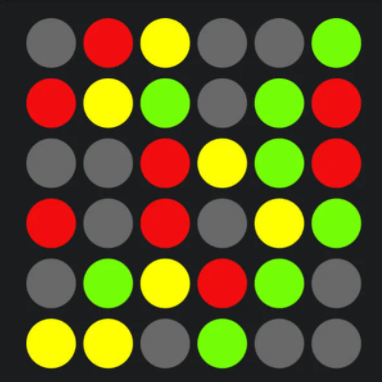
#> input picture Dataset/MAT1.PNG, 382 x 382 px, found by its file name
$ python DNA_Microarray_Analyzer.py
#> lines starting #> are read from the running program, lines starting #| are printed output that depends on the picture; after the words box and inside, x2 and y2 are one past the last pixel; in counts of white or black regions, pixels touching at a corner belong together
# 1. IMPORT NECESSARY LIBRARIES:
import cv2
import numpy as np
import argparse

# 2. READ DNA MICRO ARRAY SAMPLE
img = cv2.imread("MAT1.PNG")
#> img is the input picture: shape (382, 382, 3); mean B, G, R 36.3, 84.5, 92.9

# 3. USE CANNY EDGE DETECTION TO DETECT EDGES OF THE ORIGINAL PROBE SAMPLE
edged_og = cv2.Canny(img, 30, 200)
#> edged_og: shape (382, 382); 4.5% white in thin lines or dots, all inside (x1, y1, x2, y2) = (26, 18, 362, 369)

# 4. APPLY GAUSSIAN BLUR TO REMOVE NOISE
edged_og = cv2.GaussianBlur(edged_og, (5, 5), 2, 2)
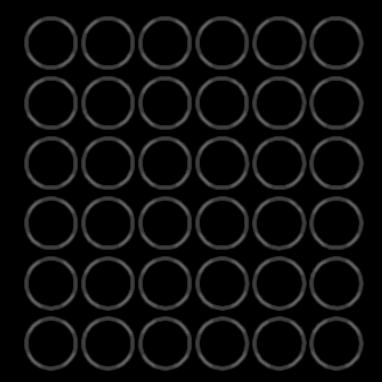
#> edged_og: shape (382, 382); min 0, max 99, mean 11.4

# 5. DETECT THE NUMBER OF COUNTOURS IN THE ORIGINAL EDGED MICRO ARRAY
contours_og, hierarchy_og = cv2.findContours(edged_og, cv2.RETR_EXTERNAL, cv2.CHAIN_APPROX_NONE)
#> contours_og = 36 contours; largest, box (x1, y1, x2, y2) and area: (252, 256, 307, 311) 2371, (309, 316, 364, 371) 2367, (195, 316, 250, 371) 2367, (81, 316, 135, 371) 2366, (195, 256, 250, 311) 2366

# 6. DRAW THE ABOVE DETECTED CONTOURS UPON THE IMAGE
cv2.drawContours(edged_og, contours_og, -1, (0, 255, 0), 3)
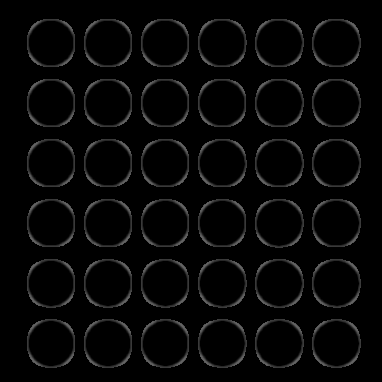
#> edged_og: shape (382, 382); 11.39% of pixels changed, all inside (x1, y1, x2, y2) = (24, 16, 364, 371)

# 7. PRINT THE NUMBER OF CONTOURS FOUND IN THE ORIGINAL EDGED MICRO ARRAY
print("Number of Probes found in Original Sample = " + str(len(contours_og)))
#| Number of Probes found in Original Sample = 36

# 8. APPLY THRESHOLD TO REMOVE PROBES WITH DNA STRANDS NOT PRESENT IN EITHER HEALTHY OR INFECTED CELLS
ret, fil = cv2.threshold(img, 127, 255, cv2.THRESH_BINARY)
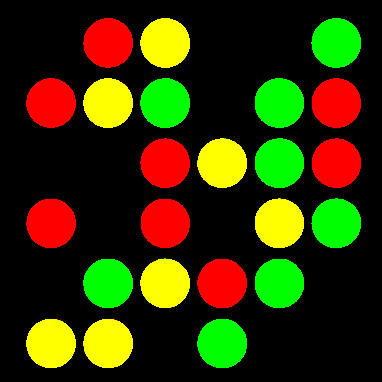
#> fil: shape (382, 382, 3); mean B, G, R 0, 50.9, 50.8

# 9. USE CANNY EDGE DETECTION TO DETECT EDGES OF THE FILTERED PROBE SAMPLE
edged_fil = cv2.Canny(fil, 30, 200)
#> edged_fil: shape (382, 382); 2.6% white in thin lines or dots, all inside (x1, y1, x2, y2) = (25, 17, 361, 368)

# 10. APPLY GAUSSIAN BLUR TO REMOVE NOISE
edged_fil = cv2.GaussianBlur(edged_fil, (5, 5), 2, 2)
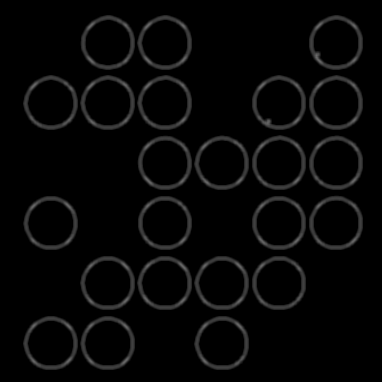
#> edged_fil: shape (382, 382); min 0, max 106, mean 6.6

# 11. DETECT THE NUMBER OF COUNTOURS IN THE FILTERED EDGED MICRO ARRAY
contours_fil, hierarchy_fil = cv2.findContours(edged_fil, cv2.RETR_EXTERNAL, cv2.CHAIN_APPROX_NONE)
#> contours_fil = 23 contours; largest, box (x1, y1, x2, y2) and area: (80, 75, 135, 130) 2372, (137, 75, 192, 130) 2370, (137, 15, 192, 70) 2370, (194, 316, 249, 370) 2364, (194, 135, 249, 190) 2364

# 12. DRAW THE ABOVE DETECTED CONTOURS UPON THE IMAGE
cv2.drawContours(edged_fil, contours_fil, -1, (0, 255, 0), 3)
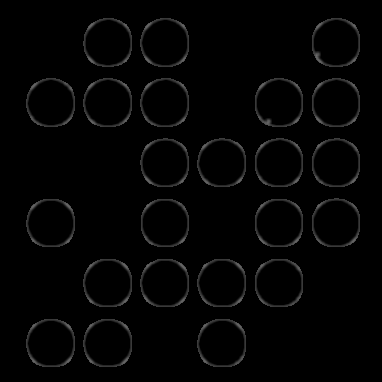
#> edged_fil: shape (382, 382); 7.29% of pixels changed, all inside (x1, y1, x2, y2) = (23, 15, 363, 370)

# 13. PRINT THE NUMBER OF CONTOURS FOUND IN THE FILTERED EDGED MICRO ARRAY
print("Number of Probes found in Filtered Sample = " + str(len(contours_fil)))
#| Number of Probes found in Filtered Sample = 23

# 14. CONVERT SAMPLE ARRAY FROM BGR TO LAB COLOUR SPACE FOR IDENTIFICATION OF HYBRID STRANDS
lab = cv2.cvtColor(fil, cv2.COLOR_BGR2Lab)
#> lab: shape (382, 382, 3); mean of channels 0, 1, 2 61.4, 125.3, 152.8

# 15. USE inRange() FN TO GET THE PROBES IN THE MICRO ARRAY CORRESPONDING TO INFECTED CELLS
infected = cv2.inRange(lab, np.array([20, 150, 150]), np.array([190, 255, 255]))
#> infected: shape (382, 382); 10.6% white; 24 white regions (16 under 20 px), largest, box (x1, y1, x2, y2) and area: (83, 18, 133, 68) 1938, (26, 78, 76, 128) 1938, (312, 78, 361, 128) 1936

# 16. USE GAUSSIAN BLUR TO REDUCE NOISE IN IMAGE TO IDENTIFY THE INFECTED DNA STRAND PROBES CORRECTLY
infected = cv2.GaussianBlur(infected, (7, 7), 2, 2)

# 17. USE CANNY EDGE DETECTION TO DETECT EDGES OF THE INFECTED PROBE SAMPLE
edged_inf = cv2.Canny(infected, 30, 200)
#> edged_inf: shape (382, 382); 1% white in thin lines or dots, all inside (x1, y1, x2, y2) = (26, 17, 361, 308)

# 18. USE GAUSSIAN BLUR TO REMOVE NOISE IN IMAGE TO IDENTIFY THE INFECTED DNA STRAND PROBES CORRECTLY
edged_inf = cv2.GaussianBlur(edged_inf, (7, 7), 2, 2)

# 19. DETECT THE NUMBER OF COUNTOURS IN THE INFECTED EDGED MICRO ARRAY
contours_inf, hierarchy_inf = cv2.findContours(edged_inf, cv2.RETR_EXTERNAL, cv2.CHAIN_APPROX_NONE)
#> contours_inf = 8 contours; box (x1, y1, x2, y2) and area: (80, 14, 136, 71) 2578, (23, 75, 79, 131) 2564, (308, 75, 364, 131) 2563, (194, 255, 250, 311) 2562, (137, 135, 193, 191) 2560, (23, 195, 79, 251) 2559, (308, 135, 364, 191) 2556, (137, 195, 193, 251) 2548

# 20. DRAW THE ABOVE DETECTED CONTOURS UPON THE IMAGE
cv2.drawContours(edged_inf, contours_inf, -1, (0, 255, 0), 3)
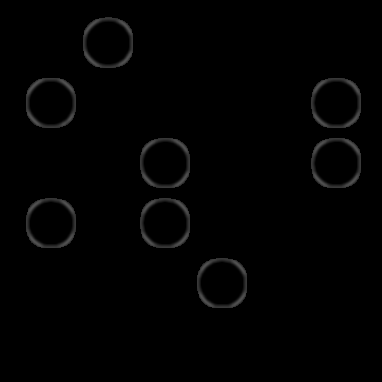
#> edged_inf: shape (382, 382); min 0, max 80, mean 2

# 21. PRINT THE NUMBER OF CONTOURS FOUND IN THE INFECTED EDGED MICRO ARRAY
print("Number of Infected DNA Probes found = " + str(len(contours_inf)))
#| Number of Infected DNA Probes found = 8

# 22. USE inRange() FN TO GET THE PROBES IN THE MICRO ARRAY CORRESPONDING TO HEALTHY CELLS
healthy = cv2.inRange(lab, np.array([100, -50, 60]), np.array([255, 140, 215]))
#> healthy: shape (382, 382); 10.7% white; 23 white regions (15 under 20 px), largest, box (x1, y1, x2, y2) and area: (140, 78, 190, 128) 1949, (197, 319, 247, 368) 1946, (311, 18, 361, 68) 1944

# 23. USE BLUR TO REDUCE NOISE IN IMAGE TO IDENTIFY THE HEALTHY DNA STRAND PROBES CORRECTLY
healthy = cv2.GaussianBlur(healthy, (7, 7), 2, 2)

# 24. USE CANNY EDGE DETECTION TO DETECT EDGES OF THE HEALTHY PROBE SAMPLE
edged_hlty = cv2.Canny(healthy, 30, 200)
#> edged_hlty: shape (382, 382); 1% white in thin lines or dots, all inside (x1, y1, x2, y2) = (83, 17, 361, 368)

# 25. USE GAUSSIAN BLUR TO REMOVE NOISE IN IMAGE TO IDENTIFY THE HEALTHY DNA STRAND PROBES CORRECTLY
edged_hlty = cv2.GaussianBlur(edged_hlty, (7, 7), 2, 2)

# 26. DETECT THE NUMBER OF COUNTOURS IN THE HEALTHY EDGED MICRO ARRAY
contours_hlty, hierarchy_hlty = cv2.findContours(edged_hlty, cv2.RETR_EXTERNAL, cv2.CHAIN_APPROX_NONE)
#> contours_hlty = 8 contours; box (x1, y1, x2, y2) and area: (308, 14, 364, 71) 2580, (137, 75, 193, 131) 2576, (251, 75, 307, 131) 2570, (194, 315, 250, 371) 2569, (80, 255, 136, 311) 2567, (308, 195, 364, 251) 2566, (251, 255, 307, 311) 2564, (251, 135, 307, 191) 2562

# 27. DRAW THE ABOVE DETECTED CONTOURS UPON THE IMAGE
cv2.drawContours(edged_hlty, contours_hlty, -1, (0, 255, 0), 3)
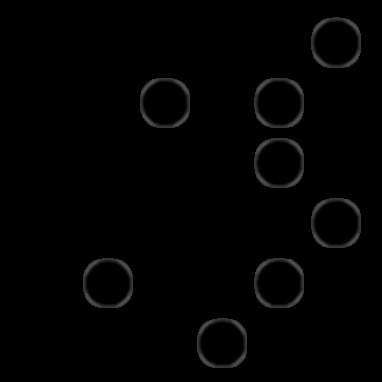
#> edged_hlty: shape (382, 382); min 0, max 80, mean 2

# 28. PRINT THE NUMBER OF CONTOURS FOUND IN THE HEALTHY EDGED MICRO ARRAY
print("Number of Healthy DNA Probes found = " + str(len(contours_hlty)))
#| Number of Healthy DNA Probes found = 8

# 29. DISPLAY ALL IMAGES TO UNDERSTAND STEP BY STEP OUTPUT
cv2.imshow("Original DNA Micro Array", img)
cv2.imshow("Original Edged DNA Micro Array", edged_og)
cv2.imshow("Filtered DNA Micro Array", fil)
cv2.imshow("Filtered Edged DNA Micro Array", edged_fil)
cv2.imshow("LAB Colour space Sample", lab)
cv2.imshow("Infected Strand Probes", infected)
cv2.imshow("Edged Infected Array", edged_inf)
cv2.imshow("Healthy Strand Probes", healthy)
cv2.imshow("Edged Healthy Array", edged_hlty)

# 30. ADD WAIT KEY SO THAT WE CAN END PROGRAM MANUALLY AND DESTROY WINDOWS
cv2.waitKey(0)
cv2.destroyAllWindows()

$ run again, with Dataset/MAT10.PNG copied over Dataset/MAT1.PNG
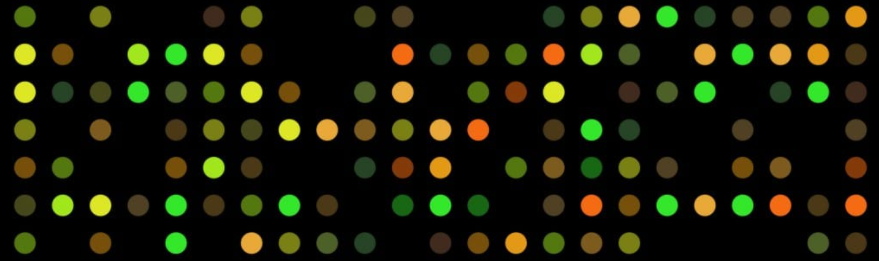
#> input picture Dataset/MAT10.PNG, 879 x 261 px, found by its file name
#> img is the input picture: shape (261, 879, 3); mean B, G, R 7.2, 23.9, 22.7
#> contours_og = 120 contours; largest, box (x1, y1, x2, y2) and area: (767, 41, 794, 68) 566, (276, 192, 303, 219) 566, (87, 192, 114, 219) 566, (578, 41, 605, 68) 566, (427, 154, 454, 181) 565
#> `cv2.drawContours(edged_og, contours_og, -1, (0, 255, 0), 3)`:
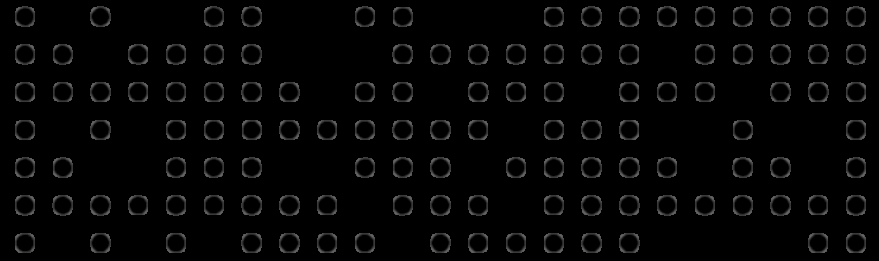
#> edged_og: shape (261, 879); min 0, max 99, mean 5.6
#| Number of Probes found in Original Sample = 120
#> contours_fil = 71 contours; largest, box (x1, y1, x2, y2) and area: (540, 41, 567, 67) 553, (465, 116, 491, 143) 550, (842, 192, 869, 218) 549, (11, 41, 38, 67) 549, (276, 116, 302, 143) 548
#| Number of Probes found in Filtered Sample = 71
#> lab: shape (261, 879, 3); mean of channels 0, 1, 2 16.5, 126, 134.5
#> contours_inf = 12 contours; largest, box (x1, y1, x2, y2) and area: (464, 116, 492, 144) 642, (540, 41, 568, 68) 636, (842, 192, 870, 219) 635, (767, 191, 794, 219) 634, (578, 192, 605, 219) 626
#| Number of Infected DNA Probes found = 12
#> contours_hlty = 22 contours; largest, box (x1, y1, x2, y2) and area: (162, 229, 190, 257) 636, (162, 41, 190, 68) 634, (653, 3, 681, 30) 631, (653, 192, 681, 219) 630, (162, 192, 190, 219) 630
#> `cv2.drawContours(edged_hlty, contours_hlty, -1, (0, 255, 0), 3)`:
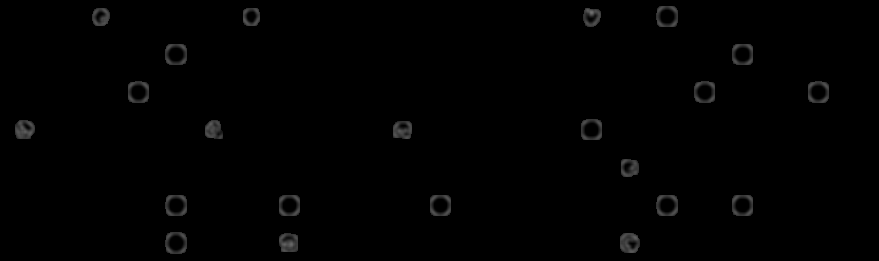
#> edged_hlty: shape (261, 879); min 0, max 112, mean 1.5
#| Number of Healthy DNA Probes found = 22

$ run again, with Dataset/MAT100.PNG copied over Dataset/MAT1.PNG
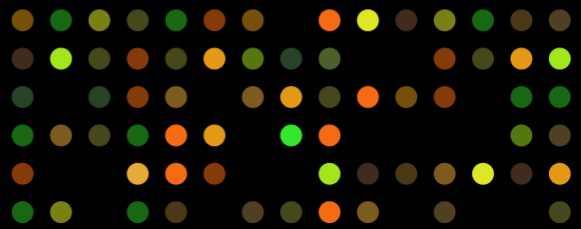
#> input picture Dataset/MAT100.PNG, 581 x 229 px, found by its file name
#> img is the input picture: shape (229, 581, 3); mean B, G, R 4.8, 20, 22.6
#> contours_og = 70 contours; largest, box (x1, y1, x2, y2) and area: (9, 122, 36, 149) 579, (508, 122, 535, 149) 578, (86, 122, 113, 149) 578, (508, 45, 535, 72) 578, (316, 45, 343, 72) 578
#> `cv2.drawContours(edged_og, contours_og, -1, (0, 255, 0), 3)`:
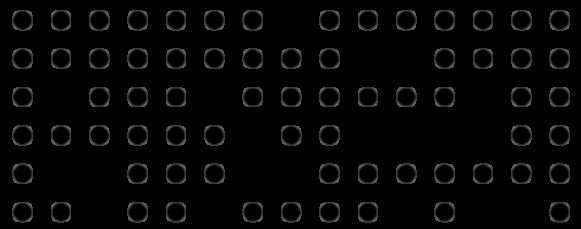
#> edged_og: shape (229, 581); min 0, max 99, mean 5.8
#| Number of Probes found in Original Sample = 70
#> contours_fil = 28 contours; largest, box (x1, y1, x2, y2) and area: (469, 160, 496, 187) 570, (162, 160, 189, 187) 570, (354, 83, 381, 110) 569, (162, 122, 189, 148) 562, (124, 160, 151, 187) 561
#| Number of Probes found in Filtered Sample = 28
#> lab: shape (229, 581, 3); mean of channels 0, 1, 2 14.1, 129.3, 133.9
#> contours_inf = 13 contours; largest, box (x1, y1, x2, y2) and area: (354, 83, 382, 111) 659, (162, 160, 190, 188) 658, (162, 121, 190, 149) 653, (315, 198, 343, 226) 651, (315, 121, 343, 149) 649
#| Number of Infected DNA Probes found = 13
#> contours_hlty = 4 contours; box (x1, y1, x2, y2) and area: (277, 121, 305, 149) 651, (48, 200, 74, 226) 562, (432, 8, 458, 33) 552, (86, 8, 112, 33) 550
#> `cv2.drawContours(edged_hlty, contours_hlty, -1, (0, 255, 0), 3)`:
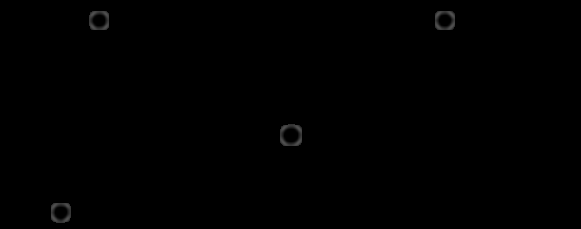
#> edged_hlty: shape (229, 581); min 0, max 80, mean 0.4
#| Number of Healthy DNA Probes found = 4

$ run again, with Dataset/MAT101.PNG copied over Dataset/MAT1.PNG
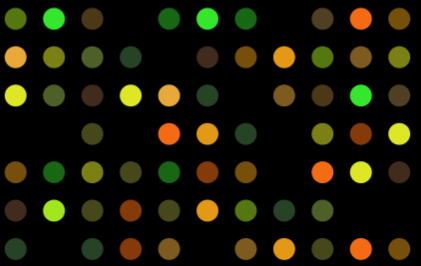
#> input picture Dataset/MAT101.PNG, 421 x 266 px, found by its file name
#> img is the input picture: shape (266, 421, 3); mean B, G, R 5.7, 23.4, 24.7
#> contours_og = 64 contours; largest, box (x1, y1, x2, y2) and area: (309, 197, 336, 224) 578, (194, 197, 221, 224) 578, (79, 197, 106, 224) 578, (2, 82, 29, 109) 578, (2, 197, 29, 224) 577
#| Number of Probes found in Original Sample = 64
#> contours_fil = 26 contours; largest, box (x1, y1, x2, y2) and area: (347, 5, 374, 32) 570, (347, 235, 374, 262) 569, (155, 120, 182, 147) 566, (40, 5, 67, 32) 565, (347, 159, 374, 185) 560
#| Number of Probes found in Filtered Sample = 26
#> lab: shape (266, 421, 3); mean of channels 0, 1, 2 16.8, 127.5, 134.8
#> contours_inf = 8 contours; box (x1, y1, x2, y2) and area: (347, 235, 375, 263) 659, (347, 5, 375, 33) 656, (155, 120, 183, 148) 655, (308, 158, 336, 186) 649, (194, 159, 221, 186) 587, (118, 236, 144, 262) 573, (118, 198, 144, 224) 573, (348, 121, 374, 147) 573
#| Number of Infected DNA Probes found = 8
#> contours_hlty = 7 contours; box (x1, y1, x2, y2) and area: (40, 5, 68, 33) 654, (347, 82, 375, 109) 642, (194, 5, 221, 33) 639, (310, 121, 336, 147) 563, (41, 44, 67, 70) 560, (79, 160, 105, 185) 550, (387, 44, 412, 70) 549
#> `cv2.drawContours(edged_hlty, contours_hlty, -1, (0, 255, 0), 3)`:
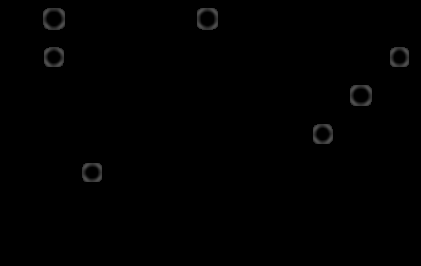
#> edged_hlty: shape (266, 421); min 0, max 80, mean 0.9
#| Number of Healthy DNA Probes found = 7
